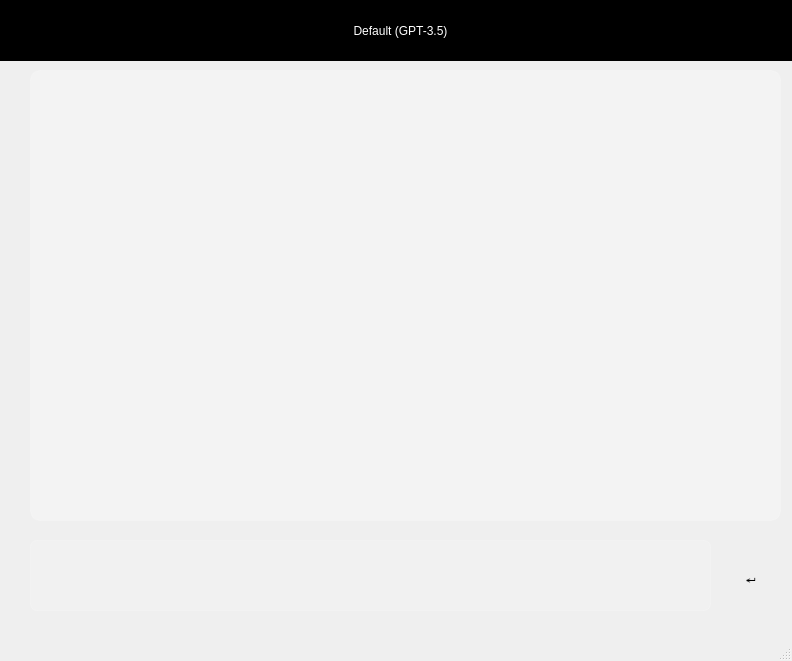
<?xml version="1.0" encoding="UTF-8"?>
<ui version="4.0">
 <class>MainWindow</class>
 <widget class="QMainWindow" name="MainWindow">
  <property name="geometry">
   <rect>
    <x>0</x>
    <y>0</y>
    <width>792</width>
    <height>661</height>
   </rect>
  </property>
  <property name="windowTitle">
   <string>MainWindow</string>
  </property>
  <property name="styleSheet">
   <string notr="true">background-color: qlineargradient(spread:pad, x1:1, y1:1, x2:0, y2:0, stop:0
rgba(81, 0, 135, 255), stop:0.427447 rgba(41, 61, 132, 235), stop:1 rgba(155, 79, 165, 255));</string>
  </property>
  <widget class="QWidget" name="centralwidget">
   <widget class="QLabel" name="label">
    <property name="geometry">
     <rect>
      <x>0</x>
      <y>0</y>
      <width>801</width>
      <height>61</height>
     </rect>
    </property>
    <property name="styleSheet">
     <string notr="true">background-color: rgb(0, 0, 0);
border-color: rgb(20, 20, 20);
font: 10pt &quot;MV Boli&quot;;
color: rgb(255, 255, 255);</string>
    </property>
    <property name="text">
     <string>Default (GPT-3.5)</string>
    </property>
    <property name="alignment">
     <set>Qt::AlignCenter</set>
    </property>
    <property name="margin">
     <number>0</number>
    </property>
   </widget>
   <widget class="QListWidget" name="listWidget">
    <property name="geometry">
     <rect>
      <x>30</x>
      <y>70</y>
      <width>751</width>
      <height>451</height>
     </rect>
    </property>
    <property name="styleSheet">
     <string notr="true">background-color: rgba(255, 255, 255, 60);
border: 1px solid rgba(255, 255, 255, 40);
border-radius: 10%;
</string>
    </property>
   </widget>
   <widget class="QPushButton" name="pushButton">
    <property name="geometry">
     <rect>
      <x>720</x>
      <y>560</y>
      <width>61</width>
      <height>41</height>
     </rect>
    </property>
    <property name="styleSheet">
     <string notr="true">border-radius: 10%;
border-color: 1px rgb(255, 255, 255);</string>
    </property>
    <property name="text">
     <string>↵</string>
    </property>
   </widget>
   <widget class="QTextEdit" name="textEdit">
    <property name="geometry">
     <rect>
      <x>30</x>
      <y>540</y>
      <width>681</width>
      <height>71</height>
     </rect>
    </property>
    <property name="styleSheet">
     <string notr="true">background-color: rgba(255, 255, 255, 30);
border: 1px solid rgba(255, 255, 255, 40);
border-radius: 7%;</string>
    </property>
   </widget>
  </widget>
  <widget class="QStatusBar" name="statusbar"/>
 </widget>
 <resources/>
 <connections/>
</ui>
